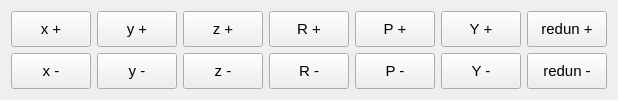
       <widget class="QWidget" name="tab_6">
        <attribute name="title">
         <string>CS step move</string>
        </attribute>
        <layout class="QGridLayout" name="gridLayout_19">
         <item row="0" column="0">
          <widget class="QPushButton" name="pushButton_step_move_cs_plus_1">
           <property name="sizePolicy">
            <sizepolicy hsizetype="Preferred" vsizetype="Preferred">
             <horstretch>0</horstretch>
             <verstretch>0</verstretch>
            </sizepolicy>
           </property>
           <property name="font">
            <font>
             <family>Ubuntu</family>
             <pointsize>11</pointsize>
            </font>
           </property>
           <property name="layoutDirection">
            <enum>Qt::LeftToRight</enum>
           </property>
           <property name="text">
            <string>x +</string>
           </property>
           <property name="autoDefault">
            <bool>false</bool>
           </property>
          </widget>
         </item>
         <item row="0" column="1">
          <widget class="QPushButton" name="pushButton_step_move_cs_plus_2">
           <property name="sizePolicy">
            <sizepolicy hsizetype="Preferred" vsizetype="Preferred">
             <horstretch>0</horstretch>
             <verstretch>0</verstretch>
            </sizepolicy>
           </property>
           <property name="font">
            <font>
             <family>Ubuntu</family>
             <pointsize>11</pointsize>
            </font>
           </property>
           <property name="layoutDirection">
            <enum>Qt::LeftToRight</enum>
           </property>
           <property name="text">
            <string>y +</string>
           </property>
           <property name="autoDefault">
            <bool>false</bool>
           </property>
          </widget>
         </item>
         <item row="0" column="2">
          <widget class="QPushButton" name="pushButton_step_move_cs_plus_3">
           <property name="sizePolicy">
            <sizepolicy hsizetype="Preferred" vsizetype="Preferred">
             <horstretch>0</horstretch>
             <verstretch>0</verstretch>
            </sizepolicy>
           </property>
           <property name="font">
            <font>
             <family>Ubuntu</family>
             <pointsize>11</pointsize>
            </font>
           </property>
           <property name="layoutDirection">
            <enum>Qt::LeftToRight</enum>
           </property>
           <property name="text">
            <string>z +</string>
           </property>
           <property name="autoDefault">
            <bool>false</bool>
           </property>
          </widget>
         </item>
         <item row="0" column="3">
          <widget class="QPushButton" name="pushButton_step_move_cs_plus_4">
           <property name="sizePolicy">
            <sizepolicy hsizetype="Preferred" vsizetype="Preferred">
             <horstretch>0</horstretch>
             <verstretch>0</verstretch>
            </sizepolicy>
           </property>
           <property name="font">
            <font>
             <family>Ubuntu</family>
             <pointsize>11</pointsize>
            </font>
           </property>
           <property name="layoutDirection">
            <enum>Qt::LeftToRight</enum>
           </property>
           <property name="text">
            <string>R +</string>
           </property>
           <property name="autoDefault">
            <bool>false</bool>
           </property>
          </widget>
         </item>
         <item row="0" column="4">
          <widget class="QPushButton" name="pushButton_step_move_cs_plus_5">
           <property name="sizePolicy">
            <sizepolicy hsizetype="Preferred" vsizetype="Preferred">
             <horstretch>0</horstretch>
             <verstretch>0</verstretch>
            </sizepolicy>
           </property>
           <property name="font">
            <font>
             <family>Ubuntu</family>
             <pointsize>11</pointsize>
            </font>
           </property>
           <property name="layoutDirection">
            <enum>Qt::LeftToRight</enum>
           </property>
           <property name="text">
            <string>P +</string>
           </property>
           <property name="autoDefault">
            <bool>false</bool>
           </property>
          </widget>
         </item>
         <item row="0" column="5">
          <widget class="QPushButton" name="pushButton_step_move_cs_plus_6">
           <property name="sizePolicy">
            <sizepolicy hsizetype="Preferred" vsizetype="Preferred">
             <horstretch>0</horstretch>
             <verstretch>0</verstretch>
            </sizepolicy>
           </property>
           <property name="font">
            <font>
             <family>Ubuntu</family>
             <pointsize>11</pointsize>
            </font>
           </property>
           <property name="layoutDirection">
            <enum>Qt::LeftToRight</enum>
           </property>
           <property name="text">
            <string>Y +</string>
           </property>
           <property name="autoDefault">
            <bool>false</bool>
           </property>
          </widget>
         </item>
         <item row="0" column="6">
          <widget class="QPushButton" name="pushButton_step_move_cs_plus_7">
           <property name="sizePolicy">
            <sizepolicy hsizetype="Preferred" vsizetype="Preferred">
             <horstretch>0</horstretch>
             <verstretch>0</verstretch>
            </sizepolicy>
           </property>
           <property name="font">
            <font>
             <family>Ubuntu</family>
             <pointsize>11</pointsize>
            </font>
           </property>
           <property name="layoutDirection">
            <enum>Qt::LeftToRight</enum>
           </property>
           <property name="text">
            <string>redun +</string>
           </property>
           <property name="autoDefault">
            <bool>false</bool>
           </property>
          </widget>
         </item>
         <item row="1" column="0">
          <widget class="QPushButton" name="pushButton_step_move_cs_minus_1">
           <property name="sizePolicy">
            <sizepolicy hsizetype="Preferred" vsizetype="Preferred">
             <horstretch>0</horstretch>
             <verstretch>0</verstretch>
            </sizepolicy>
           </property>
           <property name="font">
            <font>
             <family>Ubuntu</family>
             <pointsize>11</pointsize>
            </font>
           </property>
           <property name="layoutDirection">
            <enum>Qt::LeftToRight</enum>
           </property>
           <property name="text">
            <string>x -</string>
           </property>
           <property name="autoDefault">
            <bool>false</bool>
           </property>
          </widget>
         </item>
         <item row="1" column="1">
          <widget class="QPushButton" name="pushButton_step_move_cs_minus_2">
           <property name="sizePolicy">
            <sizepolicy hsizetype="Preferred" vsizetype="Preferred">
             <horstretch>0</horstretch>
             <verstretch>0</verstretch>
            </sizepolicy>
           </property>
           <property name="font">
            <font>
             <family>Ubuntu</family>
             <pointsize>11</pointsize>
            </font>
           </property>
           <property name="layoutDirection">
            <enum>Qt::LeftToRight</enum>
           </property>
           <property name="text">
            <string>y -</string>
           </property>
           <property name="autoDefault">
            <bool>false</bool>
           </property>
          </widget>
         </item>
         <item row="1" column="2">
          <widget class="QPushButton" name="pushButton_step_move_cs_minus_3">
           <property name="sizePolicy">
            <sizepolicy hsizetype="Preferred" vsizetype="Preferred">
             <horstretch>0</horstretch>
             <verstretch>0</verstretch>
            </sizepolicy>
           </property>
           <property name="font">
            <font>
             <family>Ubuntu</family>
             <pointsize>11</pointsize>
            </font>
           </property>
           <property name="layoutDirection">
            <enum>Qt::LeftToRight</enum>
           </property>
           <property name="text">
            <string>z -</string>
           </property>
           <property name="autoDefault">
            <bool>false</bool>
           </property>
          </widget>
         </item>
         <item row="1" column="3">
          <widget class="QPushButton" name="pushButton_step_move_cs_minus_4">
           <property name="sizePolicy">
            <sizepolicy hsizetype="Preferred" vsizetype="Preferred">
             <horstretch>0</horstretch>
             <verstretch>0</verstretch>
            </sizepolicy>
           </property>
           <property name="font">
            <font>
             <family>Ubuntu</family>
             <pointsize>11</pointsize>
            </font>
           </property>
           <property name="layoutDirection">
            <enum>Qt::LeftToRight</enum>
           </property>
           <property name="text">
            <string>R -</string>
           </property>
           <property name="autoDefault">
            <bool>false</bool>
           </property>
          </widget>
         </item>
         <item row="1" column="4">
          <widget class="QPushButton" name="pushButton_step_move_cs_minus_5">
           <property name="sizePolicy">
            <sizepolicy hsizetype="Preferred" vsizetype="Preferred">
             <horstretch>0</horstretch>
             <verstretch>0</verstretch>
            </sizepolicy>
           </property>
           <property name="font">
            <font>
             <family>Ubuntu</family>
             <pointsize>11</pointsize>
            </font>
           </property>
           <property name="layoutDirection">
            <enum>Qt::LeftToRight</enum>
           </property>
           <property name="text">
            <string>P -</string>
           </property>
           <property name="autoDefault">
            <bool>false</bool>
           </property>
          </widget>
         </item>
         <item row="1" column="5">
          <widget class="QPushButton" name="pushButton_step_move_cs_minus_6">
           <property name="sizePolicy">
            <sizepolicy hsizetype="Preferred" vsizetype="Preferred">
             <horstretch>0</horstretch>
             <verstretch>0</verstretch>
            </sizepolicy>
           </property>
           <property name="font">
            <font>
             <family>Ubuntu</family>
             <pointsize>11</pointsize>
            </font>
           </property>
           <property name="layoutDirection">
            <enum>Qt::LeftToRight</enum>
           </property>
           <property name="text">
            <string>Y -</string>
           </property>
           <property name="autoDefault">
            <bool>false</bool>
           </property>
          </widget>
         </item>
         <item row="1" column="6">
          <widget class="QPushButton" name="pushButton_step_move_cs_minus_7">
           <property name="sizePolicy">
            <sizepolicy hsizetype="Preferred" vsizetype="Preferred">
             <horstretch>0</horstretch>
             <verstretch>0</verstretch>
            </sizepolicy>
           </property>
           <property name="font">
            <font>
             <family>Ubuntu</family>
             <pointsize>11</pointsize>
            </font>
           </property>
           <property name="layoutDirection">
            <enum>Qt::LeftToRight</enum>
           </property>
           <property name="text">
            <string>redun -</string>
           </property>
           <property name="autoDefault">
            <bool>false</bool>
           </property>
          </widget>
         </item>
        </layout>
       </widget>
